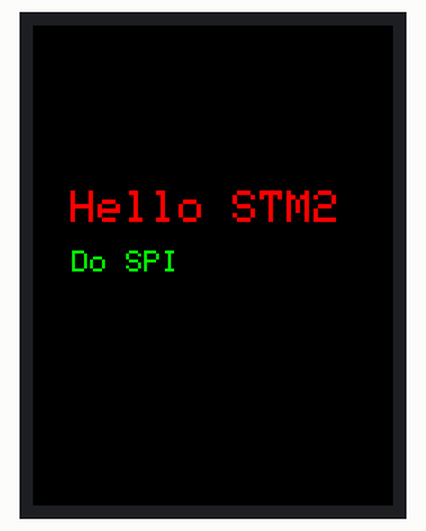
Simulated run of this sketch. Board: ESP32. On the bench: 240×320 colour display. What the sketch prints to the serial monitor is not drawn.

Above: at 0.2 s.

The sketch:

stm32-spi-lcd.ino
```cpp
/*

https://deepbluembedded.com/
https://wokwi.com/

https://wokwi.com/stm32
https://wokwi.com/esp32

https://deepbluembedded.com/stm32-arm-programming-tutorials/
https://deepbluembedded.com/esp32-programming-tutorials/

https://www.geeksforgeeks.org/electronics-engineering/embedded-c/
https://realtimelogic.com/articles/Embedded-Web-Server-Tutorials
https://www.mygreatlearning.com/blog/embedded-c/

https://www.tutorialspoint.com/embedded_systems/index.htm

*/

// https://wokwi.com/projects/365549388158011393
// STM32 Nucleo-C031C6 SPI LCD Example

#include "SPI.h"
#include "Adafruit_GFX.h"
#include "Adafruit_ILI9341.h"

#define TFT_DC (2)
#define TFT_CS (3)
Adafruit_ILI9341 tft = Adafruit_ILI9341(TFT_CS, TFT_DC);

void setup()
{
    Serial.begin(115200);
    Serial.println("Hello, World!");

    tft.begin();
    tft.setCursor(25, 110);
    tft.setTextColor(ILI9341_RED);
    tft.setTextSize(TFT_CS);
    tft.println("Hello STM2");
    tft.setCursor(26, 150);
    tft.setTextColor(ILI9341_GREEN);
    tft.setTextSize(TFT_DC);
    tft.println("Do SPI");
}

void loop()
{
    delay(10);
}
```
